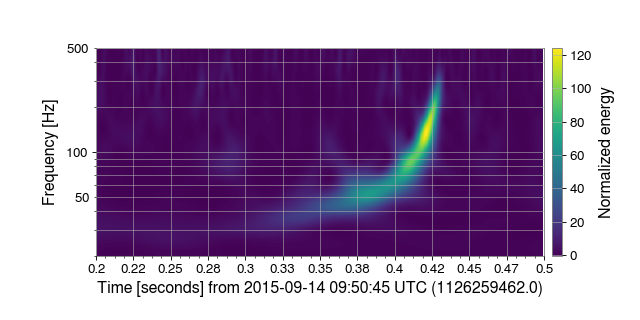

Write the Python code that produced this figure.
plot = qspecgram.plot(figsize=[8, 4])
ax = plot.gca()
ax.set_xscale('seconds')
ax.set_yscale('log')
ax.set_ylim(20, 500)
ax.set_ylabel('Frequency [Hz]')
ax.grid(True, axis='y', which='both')
ax.colorbar(cmap='viridis', label='Normalized energy')
plot.show()
